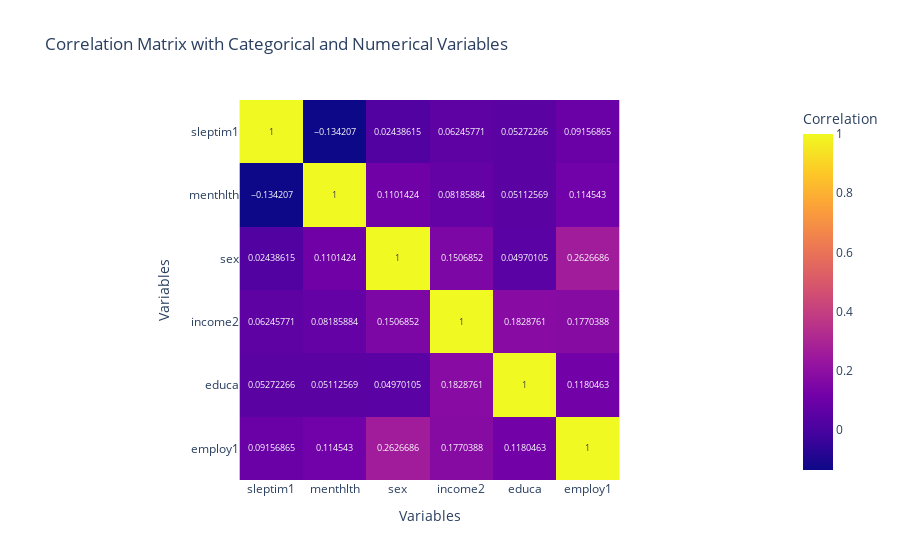

This figure's notebook cell:
### Code cell
fig = px.imshow(corr_matrix, text_auto=True,
                labels=dict(x="Variables", y="Variables", color="Correlation"),
                title="Correlation Matrix with Categorical and Numerical Variables")
fig.show()

### Figure 1 — Plotly figure (JSON) as saved in the notebook; plotly's stock layout.template omitted (floating-point values rounded to 4 significant figures)
{"data": [{"coloraxis": "coloraxis", "hovertemplate": "Variables: %{x}<br>Variables: %{y}<br>Correlation: %{z}<extra></extra>", "name": "0", "texttemplate": "%{z}", "type": "heatmap", "x": ["sleptim1", "menthlth", "sex", "income2", "educa", "employ1"], "xaxis": "x", "y": ["sleptim1", "menthlth", "sex", "income2", "educa", "employ1"], "yaxis": "y", "z": [[1, -0.1342, 0.02439, 0.06246, 0.05272, 0.09157], [-0.1342, 1, 0.1101, 0.08186, 0.05113, 0.1145], [0.02439, 0.1101, 1, 0.1507, 0.0497, 0.2627], [0.06246, 0.08186, 0.1507, 1, 0.1829, 0.177], [0.05272, 0.05113, 0.0497, 0.1829, 1, 0.118], [0.09157, 0.1145, 0.2627, 0.177, 0.118, 1]]}], "layout": {"coloraxis": {"colorbar": {"title": {"text": "Correlation"}}, "colorscale": [[0, "#0d0887"], [0.1111, "#46039f"], [0.2222, "#7201a8"], [0.3333, "#9c179e"], [0.4444, "#bd3786"], [0.5556, "#d8576b"], [0.6667, "#ed7953"], [0.7778, "#fb9f3a"], [0.8889, "#fdca26"], [1, "#f0f921"]]}, "title": {"text": "Correlation Matrix with Categorical and Numerical Variables"}, "xaxis": {"anchor": "y", "constrain": "domain", "domain": [0, 1], "scaleanchor": "y", "title": {"text": "Variables"}}, "yaxis": {"anchor": "x", "autorange": "reversed", "constrain": "domain", "domain": [0, 1], "title": {"text": "Variables"}}}}
